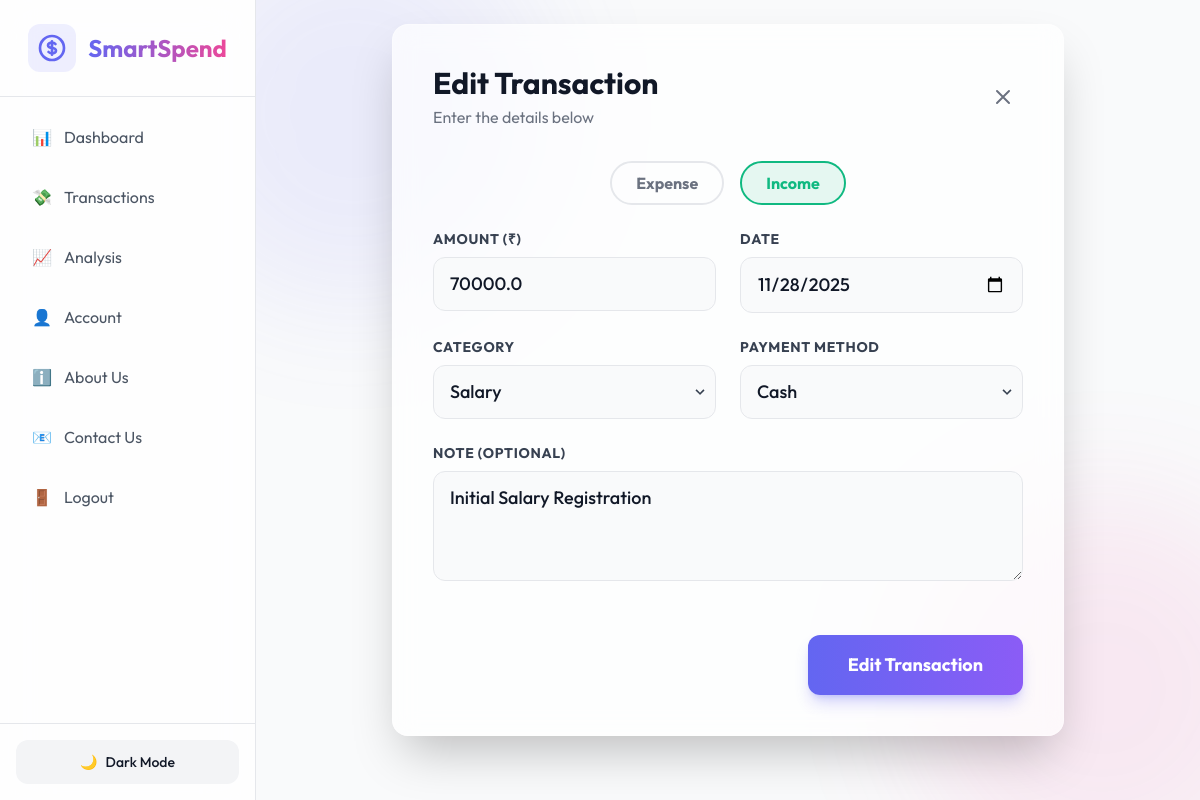
The app's page /expenses/7/edit (signed in) with its own data.
### app/models.py (models this page shows, shortened)
class Expense(db.Model):
    id = db.Column(db.Integer, primary_key=True)
    user_id = db.Column(db.Integer, db.ForeignKey('user.id'))
    category_id = db.Column(db.Integer, db.ForeignKey('category.id'))
    amount = db.Column(db.Float)
    date = db.Column(db.DateTime, index=True, default=datetime.utcnow)
    payment_method = db.Column(db.String(64))
    note = db.Column(db.String(140))
    type = db.Column(db.String(20), default='expense') # 'income' or 'expense'
    category = db.relationship('Category')

class Category(db.Model):
    id = db.Column(db.Integer, primary_key=True)
    name = db.Column(db.String(64))

### app/routes/expense_routes.py (the view)
@expense_bp.route('/expenses/<int:id>/edit', methods=['GET', 'POST'])
@login_required
def edit_expense(id):
    expense = ExpenseService.get_expense_by_id(id, current_user.id)
    if not expense:
        flash('Expense not found')
        return redirect(url_for('expense.list_expenses'))
    if request.method == 'POST':
        ExpenseService.update_expense(id, request.form, current_user.id)
        flash('Expense updated successfully!')
        return redirect(url_for('expense.list_expenses'))
    categories = Category.query.all()
    return render_template('expense/form.html', categories=categories, expense=expense, action='Edit')

### app/models.py (called while the page is built)
@login_manager.user_loader
def load_user(user_id):
    return User.query.get(int(user_id))

### app/services/expense_service.py (called while the page is built)
    @staticmethod
    def get_expense_by_id(expense_id, user_id):
        return Expense.query.filter_by(id=expense_id, user_id=user_id).first()

### app/templates/expense/form.html (shortened to what this page needs)
{% extends "base.html" %}
{% block content %}
<div class="flex items-center justify-center min-h-[60vh] animate-fade-in-down">
    <div class="w-full max-w-2xl glass rounded-2xl shadow-2xl overflow-hidden">
        <div class="p-8 md:p-10">
            <div class="flex justify-between items-center mb-8">
                <div>
                    <h2 class="text-3xl font-bold text-gray-900 dark:text-white">{{ action }} Transaction</h2>
                    <p class="text-gray-500 dark:text-gray-400 mt-1">Enter the details below</p>
                </div>
                <a href="{{ url_for('expense.list_expenses') }}"
                    class="p-2 rounded-full hover:bg-gray-100 dark:hover:bg-white/10 transition">
                    <svg xmlns="http://www.w3.org/2000/svg" class="h-6 w-6 text-gray-500 dark:text-gray-400" fill="none"
                        viewBox="0 0 24 24" stroke="currentColor">
                        <path stroke-linecap="round" stroke-linejoin="round" stroke-width="2"
                            d="M6 18L18 6M6 6l12 12" />
                    </svg>
                </a>
            </div>
            <form method="POST" class="space-y-6">
                <div class="flex justify-center gap-4 mb-6">
                    <label class="cursor-pointer">
                        <div
                            class="px-6 py-2 rounded-full border-2 border-gray-200 dark:border-gray-700 peer-checked:border-danger peer-checked:bg-danger/10 peer-checked:text-danger text-gray-500 dark:text-gray-400 font-bold transition">
                            Expense
                        </div>
                    </label>
                    <label class="cursor-pointer">
                        <div
                            class="px-6 py-2 rounded-full border-2 border-gray-200 dark:border-gray-700 peer-checked:border-success peer-checked:bg-success/10 peer-checked:text-success text-gray-500 dark:text-gray-400 font-bold transition">
                            Income
                        </div>
                    </label>
                </div>
                <div class="grid grid-cols-1 md:grid-cols-2 gap-6">
                    <div>
                        <label for="amount"
                            class="block text-sm font-bold text-gray-700 dark:text-gray-300 mb-2 uppercase tracking-wider">Amount
                            (₹)</label>
                        <input type="number" step="0.01" name="amount" id="amount" required
                            value="{{ expense.amount if expense else '' }}"
                            class="w-full px-4 py-3 rounded-xl border border-gray-200 dark:border-gray-700 bg-gray-50 dark:bg-dark/50 text-gray-900 dark:text-white focus:ring-2 focus:ring-primary focus:border-transparent transition text-lg font-medium placeholder-gray-400"
                            placeholder="0.00">
                    </div>
                    <div>
                        <label for="date"
                            class="block text-sm font-bold text-gray-700 dark:text-gray-300 mb-2 uppercase tracking-wider">Date</label>
                        <input type="date" name="date" id="date" required
                            value="{{ expense.date.strftime('%Y-%m-%d') if expense else '' }}"
                            class="w-full px-4 py-3 rounded-xl border border-gray-200 dark:border-gray-700 bg-gray-50 dark:bg-dark/50 text-gray-900 dark:text-white focus:ring-2 focus:ring-primary focus:border-transparent transition text-lg font-medium">
                    </div>
                </div>
                <div class="grid grid-cols-1 md:grid-cols-2 gap-6">
                    <div>
                        <label for="category_id"
                            class="block text-sm font-bold text-gray-700 dark:text-gray-300 mb-2 uppercase tracking-wider">Category</label>
                        <div class="relative">
                            <select name="category_id" id="category_id" required
                                class="w-full pl-4 pr-10 py-3 rounded-xl border border-gray-200 dark:border-gray-700 bg-gray-50 dark:bg-dark/50 text-gray-900 dark:text-white focus:ring-2 focus:ring-primary focus:border-transparent appearance-none transition text-lg font-medium">
                                {% for category in categories %}
                                <option value="{{ category.id }}" {% if expense and expense.category_id==category.id
                                    %}selected{% endif %}>{{ category.name }}</option>
                                {% endfor %}
                            </select>
                            <div
                                class="pointer-events-none absolute inset-y-0 right-0 flex items-center px-2 text-gray-700 dark:text-gray-300">
                            </div>
                        </div>
                    </div>
                    <div>
                        <label for="payment_method"
                            class="block text-sm font-bold text-gray-700 dark:text-gray-300 mb-2 uppercase tracking-wider">Payment
                            Method</label>
                        <div class="relative">
                            <select name="payment_method" id="payment_method" required
                                class="w-full pl-4 pr-10 py-3 rounded-xl border border-gray-200 dark:border-gray-700 bg-gray-50 dark:bg-dark/50 text-gray-900 dark:text-white focus:ring-2 focus:ring-primary focus:border-transparent appearance-none transition text-lg font-medium">
                                <option value="Cash" >Cash</option>
                            </select>
                            <div
                                class="pointer-events-none absolute inset-y-0 right-0 flex items-center px-2 text-gray-700 dark:text-gray-300">
                            </div>
                        </div>
                    </div>
                </div>
                <div>
                    <label for="note"
                        class="block text-sm font-bold text-gray-700 dark:text-gray-300 mb-2 uppercase tracking-wider">Note
                        (Optional)</label>
                    <textarea name="note" id="note" rows="3"
                        class="w-full px-4 py-3 rounded-xl border border-gray-200 dark:border-gray-700 bg-gray-50 dark:bg-dark/50 text-gray-900 dark:text-white focus:ring-2 focus:ring-primary focus:border-transparent transition text-lg font-medium placeholder-gray-400"
                        placeholder="e.g. Dinner with friends">{{ expense.note if expense else '' }}</textarea>
                </div>
                <div class="flex justify-end pt-6">
                    <button type="submit"
                        class="bg-gradient-to-r from-primary to-accent hover:from-indigo-600 hover:to-violet-600 text-white font-bold py-4 px-10 rounded-xl transition duration-200 transform hover:scale-[1.02] shadow-lg shadow-primary/30 text-lg">
                        {{ action }} Transaction
                    </button>
                </div>
            </form>
        </div>
    </div>
</div>
{% endblock %}

### app/static/css/styles.css (style rules this page uses)
.glass { background: rgba(255, 255, 255, 0.7); backdrop-filter: blur(12px); -webkit-backdrop-filter: blur(12px); border: 1px solid rgba(255, 255, 255, 0.3); }
.animate-fade-in-down { animation: fadeInDown 0.5s ease-out; }

### records on screen
Expense: amount "70000.0", date "11/28/2025", category_id "Salary", note "Initial Salary Registration"

### other values on screen
{{ action }} "Edit"
